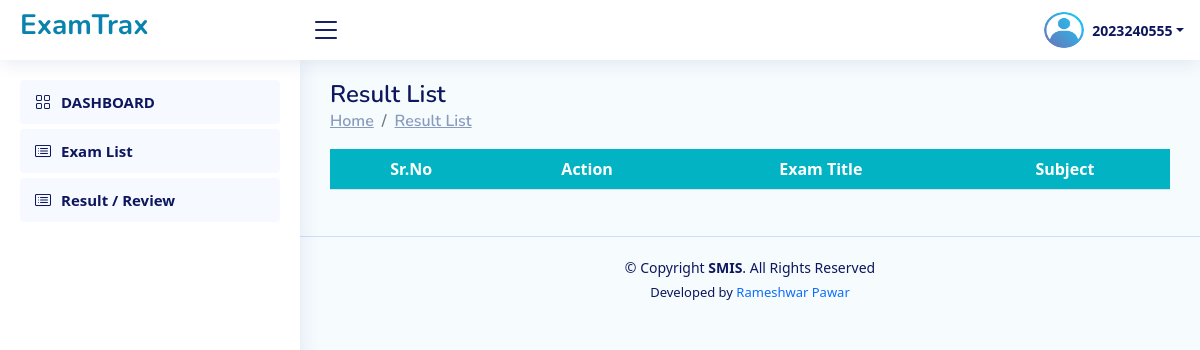
Page /Student/result_review_list/ (signed in) on the earlier database version.
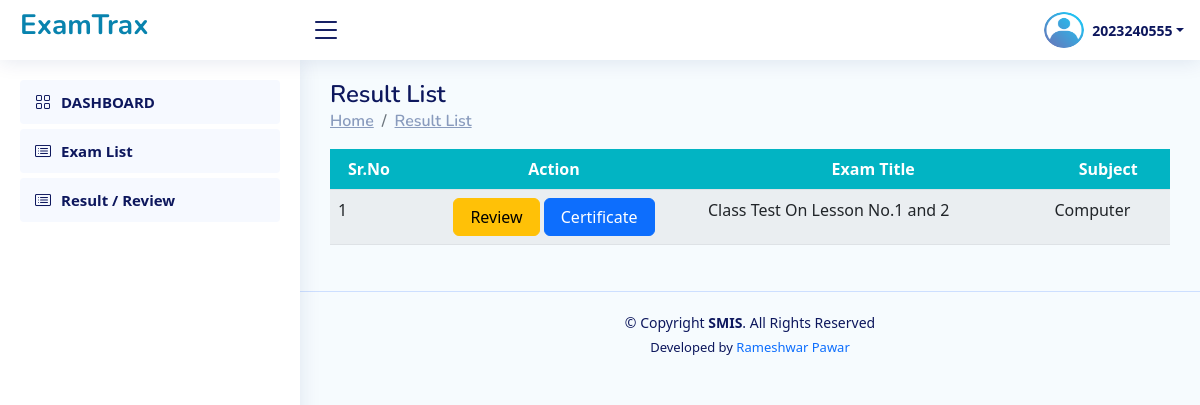
Same page on the later database version.
### Institute/models.py (models this page shows, shortened)
class CustomUser(AbstractUser):
    student_prn_no = models.BigIntegerField(null=True,unique=True)
    name = models.CharField(max_length=200,null=True)
    roll_no = models.CharField(max_length=20,null=True)
    class_name = models.CharField(max_length=50,null=True,choices=CLASS)
    division = models.CharField(max_length=10,null=True,choices=DIVISION)
    is_institute=models.BooleanField(default=False)
    is_staff=models.BooleanField(default=False)
    is_student=models.BooleanField(default=False)
    staff_id = models.CharField(max_length=10,null=True)
    designation=models.CharField(max_length=50,null=True,blank=True)
    email=models.EmailField(max_length=254,null=True,blank=True)
    gender=models.CharField(max_length=50,null=True,blank=True,choices=GENDER)

class Exam(models.Model):
    name = models.CharField(max_length=200,null=True)
    subject = models.CharField(max_length=50,null=True)
    exam_date = models.DateField()
    exam_duration = models.TimeField(null=True)
    class_name = models.CharField(max_length=50,null=True,choices=CLASS)
    division = models.CharField(max_length=10,null=True,choices=DIVISION)
    is_publish = models.BooleanField(default=False)
    is_result_declared = models.BooleanField(default=False)
    staff_id = models.CharField(max_length=50,null=True)
    record_created_date=models.DateField(auto_now=False, auto_now_add=True, null=True)

### Student/views.py (the view)
# urls.py: path("result_review_list/",views.result_review_list,name="result_review_list"),
@student_required
def result_review_list(request):
    user = request.user.id  # Assuming the user is authenticated
    submitted_exam_ids = UserAnswer.objects.filter(student_id=user).values_list('exam_id', flat=True)
    available_exams = Exam.objects.filter(id__in=submitted_exam_ids).annotate(num_students=Count('useranswer'))
    available_exams = available_exams.order_by('-num_students')
    return render(request, 'student__result_list.html', {'available_exams': available_exams})

### Staff/views.py (called while the page is built)
def my_exam_list_object_for_base(request):
    if request.user.is_authenticated:
        exam = Exam.objects.filter(staff_id=request.user.staff_id).order_by('-id')
    else:
        exam={}
    return {'exam_list_data': exam}

### Student/views.py (called while the page is built)
def is_student(user):
    return user.is_authenticated and hasattr(user, 'is_student') and user.is_student

### Student/templates/student__result_list.html (shortened to what this page needs)
{% extends 'student_base.html' %}
{% block content %}
<main id="main" class="main">
    <div class="pagetitle">
        <h1>Result List</h1>
        <nav>
            <ol class="breadcrumb">
                <li class="breadcrumb-item"><a href="#">Home</a></li>
                <li class="breadcrumb-item"><a href="#">Result List </a></li>
            </ol>
        </nav>
    <section class="section dashboard">
        <div class="row">
            <div class="col-lg-12">
                <div class="row">
                    <div class="container" style=" overflow:scroll;">
                        <table id="example" class="table table-striped" style="overflow: scroll; width: 100%; min-width: max-content;">
                            <thead>
                                <tr style="background:#02B4C3;">
                                    <th scope="col" class="text-center text-white" style="">Sr.No</th>
                                    <th scope="col" class="text-center text-white" style="">Action</th>
                                    <th scope="col" class="text-center text-white" style="">Exam Title</th>
                                    <th scope="col" class="text-center text-white" style="">Subject</th>
                                </tr>
                            </thead>
                            <tbody>
                                {% for r in available_exams %}
                                <tr>
                                    <td>{{ forloop.counter }}</td>
                                    <td>
                                        <center>
                                            <a href="{% url 'exam_review_using_exam_id' r.id %}" class="btn btn-warning px-3"> Review</a>
                                            <a href="{% url 'download_exam_certificate' r.id %}" class="btn btn-primary px-3"> Certificate</a>
                                        </center>
                                    </td>
                                    <td>{{ r.name }}</td>
                                    <td>{{ r.subject }}</td>
                                </tr>
                                {% endfor %}
                            </tbody>
                        </table>
                    </div>
                </div>
            </div>
        </div>
    </section>
</main>
{% endblock content %}

### Student/templates/student_base.html (shortened to what this page needs)
{% load static %}
<!DOCTYPE html>
<html lang="en">
<head>
  <link href="https://unpkg.com/aos@2.3.1/dist/aos.css" rel="stylesheet">
  <link rel="stylesheet" href="https://cdn.jsdelivr.net/npm/bootstrap-icons@1.10.3/font/bootstrap-icons.css">
  <link rel="stylesheet" href="{% static 'css/base_style.css' %}">
  <link rel="stylesheet" href="https://cdn.jsdelivr.net/npm/bootstrap@5.2.2/dist/css/bootstrap.min.css">
  <link rel="stylesheet" href="https://cdn.datatables.net/1.11.3/css/dataTables.bootstrap5.min.css">
</head>
<body>
  <header id="header" class="header fixed-top d-flex align-items-center" >
    <div class="d-flex align-items-center justify-content-between">
      <a href="{% url 'index' %}" class="logo d-flex align-items-center" style="text-decoration:none;">
        <center>
          <h3 style=" color:#0883AE;"><b>ExamTrax</b></h3>
        </center>
      </a>
      <i class="bi bi-list toggle-sidebar-btn"></i>
    </div>
    <nav class="header-nav ms-auto">
      <ul class="d-flex align-items-center">
        <li class="nav-item dropdown pe-3 text-center  ">
          <a class="nav-link nav-profile d-flex align-items-center pe-0" href="#" data-bs-toggle="dropdown">
            <img src="{% static 'img/profile.png' %}" alt="Profile" class="rounded-circle"
              style="width:40px; height:40px;">
            <span class="d-none d-md-block dropdown-toggle ps-2"> {{request.user.username}}</span>
          </a>
        </li>
      </ul>
    </nav>
  </header>
  <aside id="sidebar" class="sidebar">
    <ul class="sidebar-nav" id="sidebar-nav">
      <li class="nav-item">
        <a class="nav-link " href="{% url 'student_dashboard' %}">
          <i class="bi bi-grid"></i>
          <span>DASHBOARD</span>
        </a>
      </li>
      <li class="nav-item">
        <a class="nav-link " href="{% url 'student_exam_list' %}">
          <i class="bi bi-card-list"></i>
          <span>Exam List</span>
        </a>
      </li>
      <li class="nav-item">
        <a class="nav-link " href="{% url 'result_review_list' %}">
          <i class="bi bi-card-list"></i>
          <span>Result / Review</span>
        </a>
      </li>
    </ul>
  </aside>
  {% block content %}
  {% endblock content %}
  <footer id="footer" class="footer text-center">
    <div class="copyright">
      &copy; Copyright <strong><span>SMIS</span></strong>. All Rights Reserved
    </div>
    <div class="credits">
      Developed by <a href="https://prameshwar4378.github.io/My_Portfolio/" style="text-decoration:none;">Rameshwar
        Pawar</a>
    </div>
  </footer>
</body>
</html>

### Student/templates/student_base.html (style rules this page uses)
body { background: #F6FBFE; }

Differences in the rows shown:
added Exam: name "Class Test On Lesson No.1 and 2", subject "Computer"
